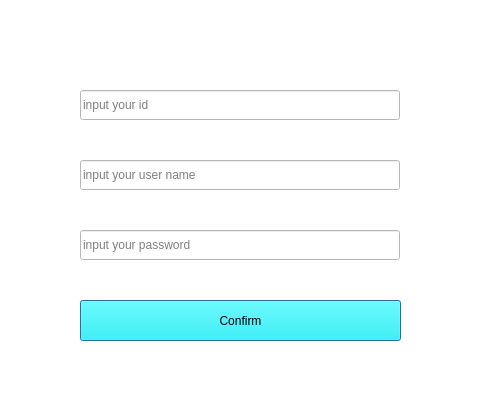
<?xml version="1.0" encoding="UTF-8"?>
<ui version="4.0">
 <class>SignIn</class>
 <widget class="QDialog" name="SignIn">
  <property name="geometry">
   <rect>
    <x>0</x>
    <y>0</y>
    <width>500</width>
    <height>400</height>
   </rect>
  </property>
  <property name="windowTitle">
   <string>Dialog</string>
  </property>
  <property name="styleSheet">
   <string notr="true">background-color: rgb(255, 255, 255);</string>
  </property>
  <widget class="QLineEdit" name="Id">
   <property name="geometry">
    <rect>
     <x>80</x>
     <y>90</y>
     <width>320</width>
     <height>30</height>
    </rect>
   </property>
   <property name="placeholderText">
    <string>input your id</string>
   </property>
  </widget>
  <widget class="QLineEdit" name="username">
   <property name="geometry">
    <rect>
     <x>80</x>
     <y>160</y>
     <width>320</width>
     <height>30</height>
    </rect>
   </property>
   <property name="placeholderText">
    <string>input your user name</string>
   </property>
  </widget>
  <widget class="QLineEdit" name="pwd">
   <property name="geometry">
    <rect>
     <x>80</x>
     <y>230</y>
     <width>320</width>
     <height>30</height>
    </rect>
   </property>
   <property name="placeholderText">
    <string>input your password</string>
   </property>
  </widget>
  <widget class="QPushButton" name="ok">
   <property name="geometry">
    <rect>
     <x>80</x>
     <y>300</y>
     <width>321</width>
     <height>41</height>
    </rect>
   </property>
   <property name="styleSheet">
    <string notr="true">background-color: rgb(0, 255, 255);</string>
   </property>
   <property name="text">
    <string>Confirm</string>
   </property>
  </widget>
 </widget>
 <resources/>
 <connections/>
</ui>
